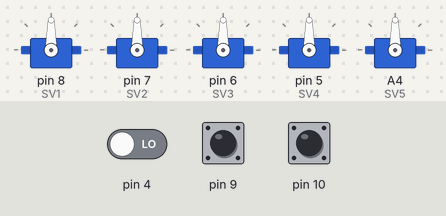
The sketch below on a simulated Arduino Uno, built with avr-gcc and run on an emulated ATmega328P. On the bench: 5 × servo. The inputs (shaded band) are chosen by the test bench; at power-on: pin 9 HIGH, pin 10 HIGH, pin 4 LOW. What the sketch prints to the serial monitor is not drawn.

Above: at 0.8 s.
0.9 s: pin 9 pulled LOW for 0.15 s
At 1.55 s:
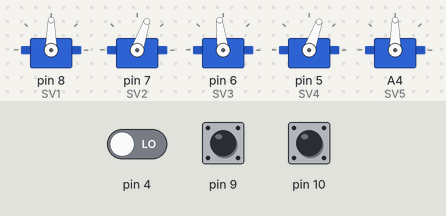
At 3.0 s:
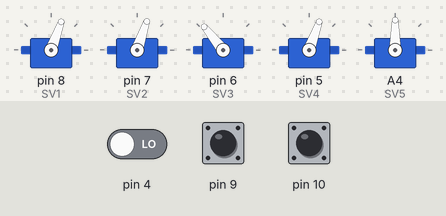
3.9 s: pin 10 pulled LOW for 0.15 s
5.5 s: pin 9 pulled LOW for 1 s
8.0 s: pin 4 driven HIGH
At 10.3 s:
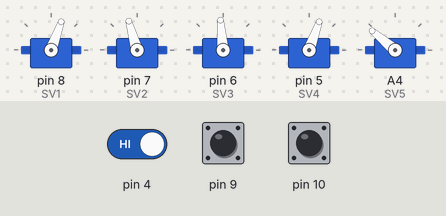
11.0 s: pin 10 pulled LOW for 1 s
At 11.7 s:
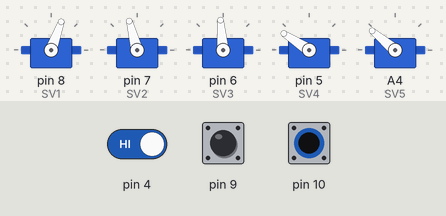
13.5 s: pin 9 pulled LOW for 0.15 s
Timing chart, 0 to 19.6 s (numbered marks = the images above; inputs shaded):
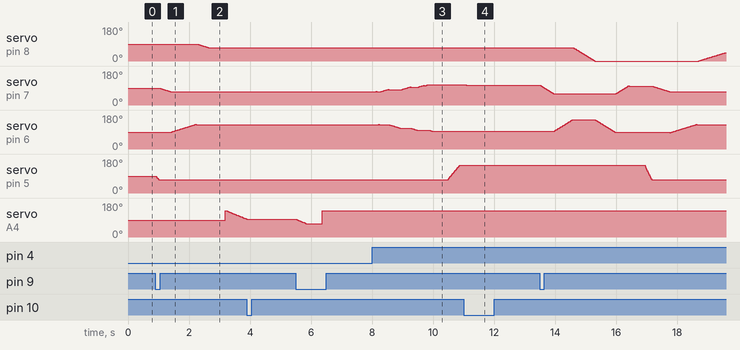

Measured:
- after the input at 0.9 s, servo on pin 8 (SV1): moves from 90° to 70° over 0.38 s, starting after 1.4 s; servo on pin 7 (SV2): moves from 90° to 71° over 0.36 s, starting after 0.13 s; servo on pin 6 (SV3): rises from 90° to 130° in 0.78 s, then falls to 129° in 0.02 s; servo on pin 5 (SV4): 90° → 70° at once
- after the input at 3.9 s, servo on A4 (SV5): stops changing and stays 94°
- after the input at 11.0 s, servo on pin 8 (SV1): stays 70° (without the input it goes to 69° after 1.2 s); servo on pin 7 (SV2): goes on until 11.1 s, then stays 105°; servo on pin 6 (SV3): stops changing and stays 95°

The sketch:

Code1.ino
```cpp
#include<Servo.h>
#define hn digitalRead(4)
#define dc 3
#define kl digitalRead(A5)
#define nut1 digitalRead(9)
#define nut2 digitalRead(10)
Servo SV1;
Servo SV2;
Servo SV3;
Servo SV4;
Servo SV5;
int S1 = 90;
int S2 = 90;
int S3 = 90;
int S4 = 90;
int S5 = 140;
int bien = 0;
int KL = 0;
int PK = 0;
String G = "";
int mode = 0;
int k=0;
void setup() {
  Serial.begin(9600);
  SV1.attach(8);
  SV2.attach(7);
  SV3.attach(6);
  SV4.attach(5);
  SV5.attach(A4);
  pinMode(9, INPUT_PULLUP);
  pinMode(10, INPUT_PULLUP);
  pinMode(11, INPUT_PULLUP);
  pinMode(8, OUTPUT);
  pinMode(7, OUTPUT);
  pinMode(6, OUTPUT);
  pinMode(5, OUTPUT);
  pinMode(3, OUTPUT);
  while (mode == 0) {
    if (nut1 == 0) {
      mode = 1;
      digitalWrite(dc, 1);
    }
  }
}
void loop() {
  STOP();
  CHO();
  digitalWrite(dc, 1);
  CAPPHOI();
  while (hn == 1) {
    if (kl == 0) {
      bien = 1;
    }
    STOP();
  }
  while (hn == 0) {STOP();}
  digitalWrite(dc, 0);
  STOP();
  // Serial.println(bien);
  if (bien == 1) {
    GAP();
    NHA1();
    KL++;
  }
  else {
    GAP();
    NHA2();
    PK++;
  }
  G = "";
  if (KL < 100) {
    G += '0';
  }
  if (KL < 10) {
    G += '0';
  }
  G += String(KL);
  if (PK < 100) {
    G += '0';
  }
  if (PK < 10) {
    G += '0';
  }
  G += String(PK);
  Serial.println(G);
  bien = 0;
}
void STOP() {
  if (nut2 == 0) {
    mode = 0;
    while (mode == 0) {
      if (digitalRead(dc)==1){
        digitalWrite(dc,0);
        k=1;
      }
    if (nut1 == 0) {
      mode = 1;
    }
    }
   if(k==1){
    digitalWrite(dc,1);
    k=0;
    }
  }
}
void NHA2() {
  Servo2(60, 10);   // rá 1  0 76  147
  Servo3(155, 10);   //rá 2   0 107 88
  Servo1(0, 10);
  Servo3(88, 10);   //rá 2   0 107 88
  Servo2(100, 10);   // rá 1  0 76  147
  delay(500);
  Servo4(70, 3);
}

void NHA1() {
  Servo2(60, 10);   // rá 1  0 76  147
  Servo3(155, 10);   //rá 2   0 107 88
  Servo1(0, 10);
  Servo2(76, 10);   // rá 1  0 76  147
  Servo3(155, 10);   //rá 2   0 107 88
  delay(500);
  Servo4(70, 3);
}
void CAPPHOI() {
  Servo5(70, 15);
  delay(500);
  SV5.write(140);
}
void CHO() {
  Servo4(70, 5);
  Servo2(71, 20);
  Servo3(129, 20);
  Servo1(70, 20);
  delay(500);
  Servo4(70, 5);

}
void GAP() {
  Servo4(70, 5);
  Servo1(70, 20);
  Servo2(71, 20);
  Servo3(129, 20);
  Servo2(82, 20);
  Servo3(110, 20);
  Servo2(95, 20);
  Servo3(100, 20);
  Servo2(103, 20);
  Servo2(106, 20);
  Servo3(95, 20);
  delay(500);
  Servo4(147, 5);
  delay(200);

}
void Servo1(int goc, int dl) {
  if (goc > S1) {
    for (S1; S1 <= goc; S1++) {
      SV1.write(S1);
      delay(dl);
      STOP();
    }
  }
  if (goc < S1) {
    for (S1; S1 >= goc; S1--) {
      SV1.write(S1);
      delay(dl);
      STOP();
    }
  }
}
void Servo2(int goc, int dl) {
  if (goc > S2) {
    for (S2; S2 <= goc; S2++) {
      SV2.write(S2);
      delay(dl);
    STOP();
    }
  }
  if (goc < S2) {
    for (S2; S2 >= goc; S2--) {
      SV2.write(S2);
      delay(dl);
      STOP();
    }
  }
}
void Servo3(int goc, int dl) {
  if (goc > S3) {
    for (S3; S3 <= goc; S3++) {
      SV3.write(S3);
      delay(dl);
      STOP();
    }
  }
  if (goc < S3) {
    for (S3; S3 >= goc; S3--) {
      SV3.write(S3);
      delay(dl);
      STOP();
    }
  }
}
void Servo4(int goc, int dl) {
  if (goc > S4) {
    for (S4; S4 <= goc; S4++) {
      SV4.write(S4);
      delay(dl);
      STOP();
    }
  }
  if (goc < S4) {
    for (S4; S4 >= goc; S4--) {
      SV4.write(S4);
      delay(dl);
      STOP();
    }
  }

}

void Servo5(int goc, int dl) {
  if (goc > S5) {
    for (S5; S5 <= goc; S5++) {
      SV5.write(S5);
      delay(dl);
      STOP();
    }
  }
  if (goc < S5) {
    for (S5; S5 >= goc; S5--) {
      SV5.write(S5);
      delay(dl);
      STOP();
    }
  }
}
```
